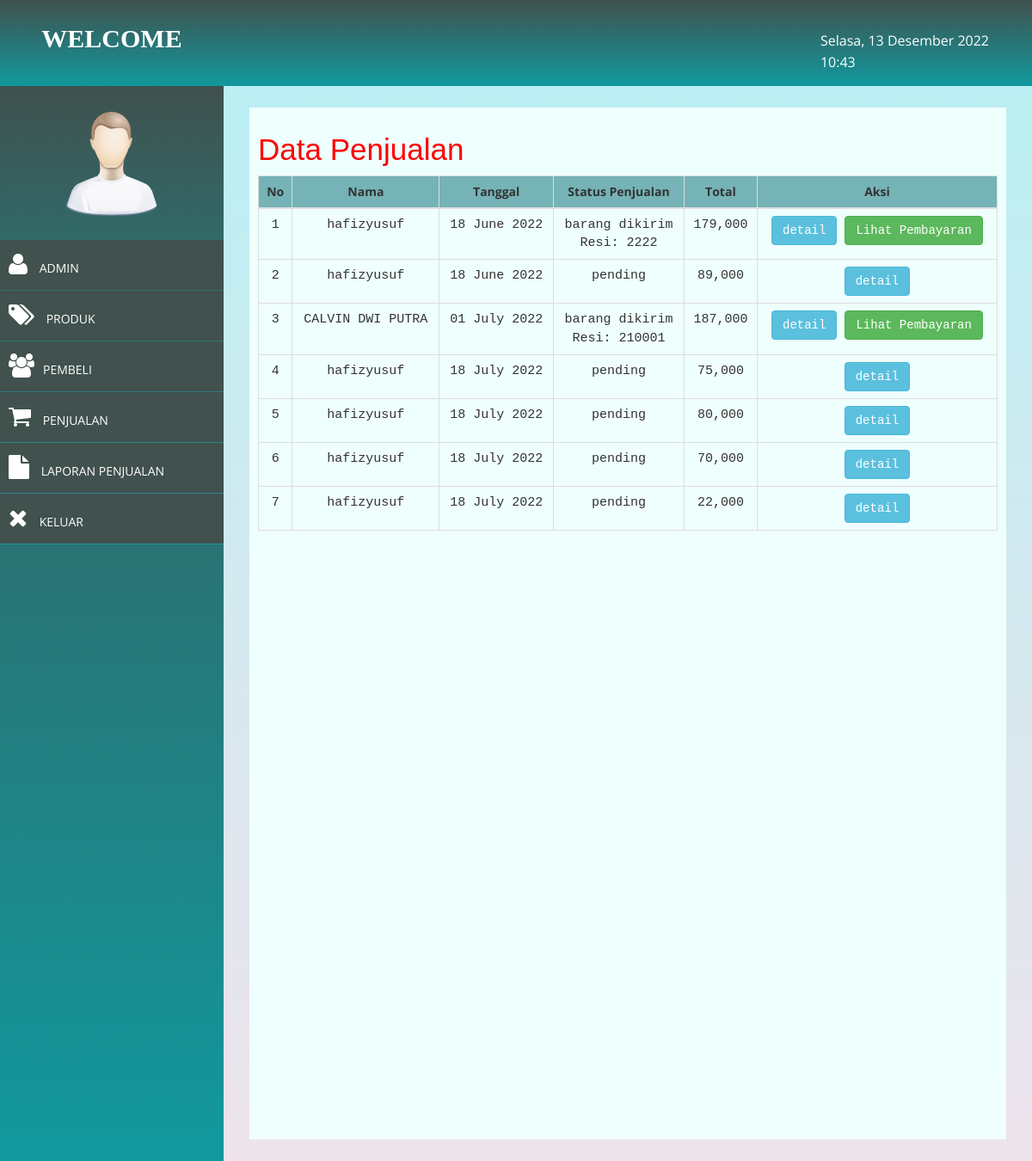
Screenshot of /admin/index.php?halaman=pembelian (signed in) with the database file from the repository.
### tables this page shows
CREATE TABLE `riwayat` (
  `id_penjualan` int(11) NOT NULL,
  `id_pembeli` int(11) NOT NULL,
  `tanggal_penjualan` date NOT NULL,
  `total_penjualan` int(11) NOT NULL,
  `alamat_pengiriman` text NOT NULL,
  `status_penjualan` varchar(50) NOT NULL DEFAULT 'pending',
  `resi_pengiriman` varchar(20) NOT NULL,
  `totalberat` int(11) NOT NULL,
  `provinsi` varchar(50) NOT NULL,
  `distrik` varchar(50) NOT NULL,
  `tipe` varchar(20) NOT NULL,
  `kodepos` varchar(15) NOT NULL,
  `ekspedisi` varchar(20) NOT NULL,
  `paket` varchar(25) NOT NULL,
  `ongkir` int(11) NOT NULL,
  `estimasi` varchar(10) NOT NULL
);

CREATE TABLE `pembeli` (
  `id_pembeli` int(11) NOT NULL,
  `email_pembeli` varchar(50) NOT NULL,
  `password_pembeli` varchar(50) NOT NULL,
  `nama_pembeli` varchar(50) NOT NULL,
  `telepon_pembeli` varchar(20) NOT NULL,
  `alamat_pembeli` text NOT NULL
);

### htdocs/admin/pembelian.php (the view, shortened to what this page needs)
<!DOCTYPE html>
<html lang="en">
<head>
    <link rel="stylesheet" href="./assets/css/pembelian.css">
</head>
<body>
<h2>Data Penjualan</h2>
<table class="table table-bordered">
    <thead>
        <tr>
            <th>No</th>
            <th>Nama</th>
            <th>Tanggal</th>
            <th>Status Penjualan</th>
            <th>Total</th>
            <th>Aksi</th>
        </tr>
    </thead>
    <tbody>
        <?php $nomor=1; ?>
    <?php $ambil=$koneksi->query("SELECT * FROM riwayat JOIN pembeli ON riwayat.
    id_pembeli=pembeli.id_pembeli"); ?>
    <?php while ($pecah = $ambil->fetch_assoc()){ ?>
        <tr class="data2">
            <td> <?php echo $nomor; ?></td>
            <td><?php echo $pecah['nama_pembeli'];  ?></td>
            <td><?php echo date("d F Y",strtotime($pecah["tanggal_penjualan"]));  ?></td>
            <td> <?php echo $pecah["status_penjualan"] ?> <br>
                <?php if (!empty($pecah['resi_pengiriman'])):?>
                Resi: <?php echo $pecah["resi_pengiriman"]; ?> <br>
                <?php endif ?></td>
            <td><?php echo number_format($pecah['total_penjualan']);  ?></td>
            <td>
            <a href="index.php?halaman=detail&id=<?php echo $pecah['id_penjualan']; ?>" class="btn btn-info" id="aksi">detail</a>
            <?php if ($pecah['status_penjualan']!=="pending"):?>
            <a href="index.php?halaman=pembayaran&id=<?php echo $pecah['id_penjualan'] ?>" class="btn btn-success" id="aksi">Lihat Pembayaran</a>
                        <?php endif ?>
            </td>
        </tr>
        <?php $nomor++ ?>
        <?php } ?>
    </tbody>
</table>
</body>
</html>

### htdocs/admin/assets/css/desain.css (style rules this page uses)
body { font-family: 'Open Sans', sans-serif; }
h2 { color: #f00; }

### htdocs/admin/assets/css/pembelian.css (style rules this page uses)
th { text-align: center; background: #75b3b6; }
h2 { font-family: 'Poppins', sans-serif; font-size: 35px; }
.data2 { text-align: center; font-family: 'Source Code Pro', monospace; font-size: 15px; }

### rows the page displays
riwayat: id_pembeli.nama_pembeli "hafizyusuf", tanggal_penjualan "18 June 2022", status_penjualan "barang dikirim", resi_pengiriman "2222", total_penjualan "179,000"
riwayat: id_pembeli.nama_pembeli "hafizyusuf", tanggal_penjualan "18 June 2022", status_penjualan "pending", total_penjualan "89,000"
riwayat: id_pembeli.nama_pembeli "CALVIN DWI PUTRA", tanggal_penjualan "01 July 2022", status_penjualan "barang dikirim", resi_pengiriman "210001", total_penjualan "187,000"
riwayat: id_pembeli.nama_pembeli "hafizyusuf", tanggal_penjualan "18 July 2022", status_penjualan "pending", total_penjualan "75,000"
riwayat: id_pembeli.nama_pembeli "hafizyusuf", tanggal_penjualan "18 July 2022", status_penjualan "pending", total_penjualan "80,000"
riwayat: id_pembeli.nama_pembeli "hafizyusuf", tanggal_penjualan "18 July 2022", status_penjualan "pending", total_penjualan "70,000"
riwayat: id_pembeli.nama_pembeli "hafizyusuf", tanggal_penjualan "18 July 2022", status_penjualan "pending", total_penjualan "22,000"
